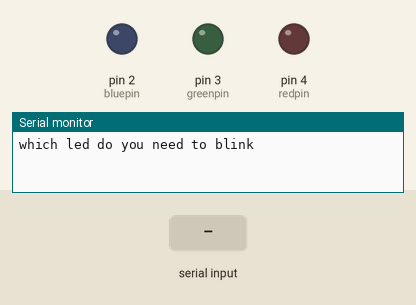
Bench run of a sketch on a simulated Arduino Uno, built with avr-gcc and run on an emulated ATmega328P. Parts: output pins drawn as LEDs (lit = HIGH), the last lines printed to the serial monitor. The test bench sets the inputs (shaded band).

Above: at 1.2 s.
1.3 s: "blue" received over Serial
At 3.5 s:
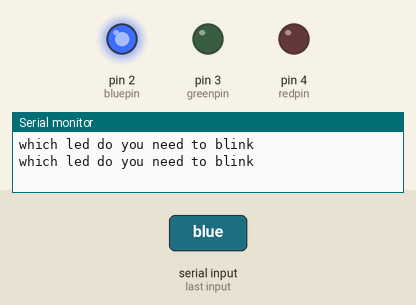
3.8 s: "green" received over Serial
At 5.5 s:
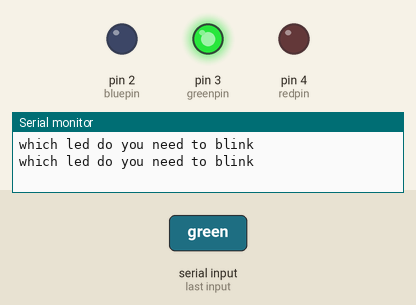
6.3 s: "red" received over Serial
At 8.5 s:
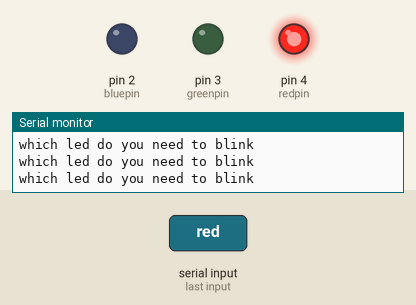
Timing chart, 0 to 10.0 s (numbered marks = the images above; inputs shaded):
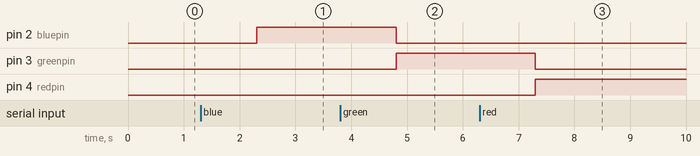

Measured:
- after the input at 1.3 s, pin 2 (bluepin): LOW → HIGH after 1.0 s
- after the input at 3.8 s, pin 2 (bluepin): HIGH → LOW after 1.0 s; pin 3 (greenpin): LOW → HIGH after 1.0 s
- after the input at 6.3 s, pin 3 (greenpin): HIGH → LOW after 1.0 s; pin 4 (redpin): LOW → HIGH after 1.0 s

The sketch:

readingstringfromserialmoniterofarduino2.ino
```cpp
int bluepin=2;
int greenpin=3;
int redpin=4;
String msg="which led do you need to blink";
String myled;
int delaya=500;
void setup() {
  // put your setup code here, to run once:
Serial.begin(9600);
pinMode (bluepin,OUTPUT);
pinMode (greenpin,OUTPUT);
pinMode (redpin,OUTPUT);

}

void loop() {
  // put your main code here, to run repeatedly:
Serial.println(msg);
while (Serial.available()==0){

}
myled=Serial.readString();
myled.trim();

if (myled=="blue"){
  digitalWrite(bluepin, HIGH);
  digitalWrite(redpin, LOW);
  digitalWrite(greenpin, LOW);
}

 if (myled=="green"){
  digitalWrite(greenpin, HIGH);
  digitalWrite(redpin, LOW);
  digitalWrite(bluepin, LOW);
}

 if (myled=="red"){
  digitalWrite(redpin, HIGH);
  digitalWrite(bluepin, LOW);
  digitalWrite(greenpin, LOW);

}
delay(1000);
}
```
